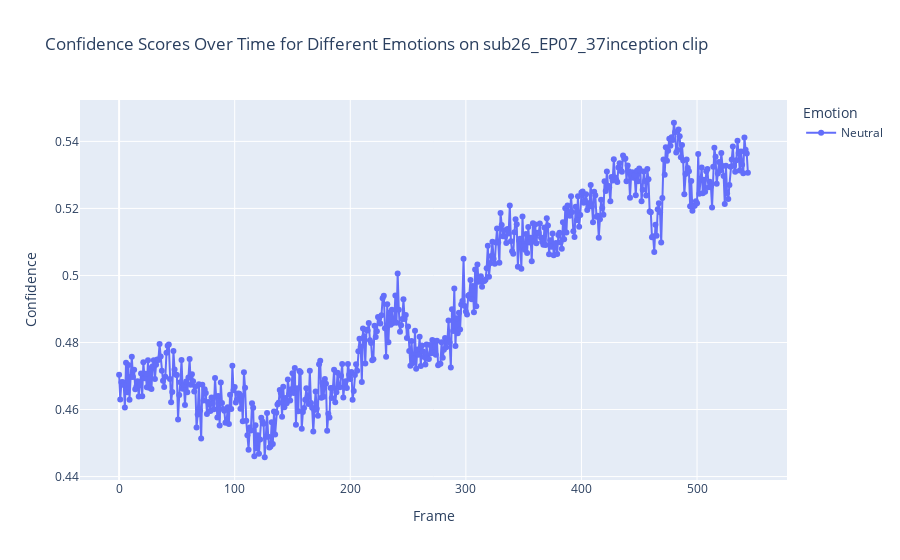

The cell this chart's notebook holds for it:
### Code cell
plot_predictions(df, 'sub26_EP07_37inception')

### Figure 1 — Plotly figure (JSON) as saved in the notebook; plotly's stock layout.template omitted (floating-point values rounded to 4 significant figures; data arrays with more than 128 entries replaced by an {"elided": "..."} marker saying what was removed)
{"data": [{"hovertemplate": "Emotion=Neutral<br>Frame=%{x}<br>Confidence=%{y}<extra></extra>", "legendgroup": "Neutral", "line": {"color": "#636efa", "dash": "solid"}, "marker": {"symbol": "circle"}, "mode": "lines+markers", "name": "Neutral", "orientation": "v", "showlegend": true, "type": "scatter", "x": {"elided": "545 int values"}, "xaxis": "x", "y": {"elided": "545 float values"}, "yaxis": "y"}], "layout": {"legend": {"title": {"text": "Emotion"}, "tracegroupgap": 0}, "title": {"text": "Confidence Scores Over Time for Different Emotions on sub26_EP07_37inception clip"}, "xaxis": {"anchor": "y", "domain": [0, 1], "title": {"text": "Frame"}}, "yaxis": {"anchor": "x", "domain": [0, 1], "title": {"text": "Confidence"}}}}
